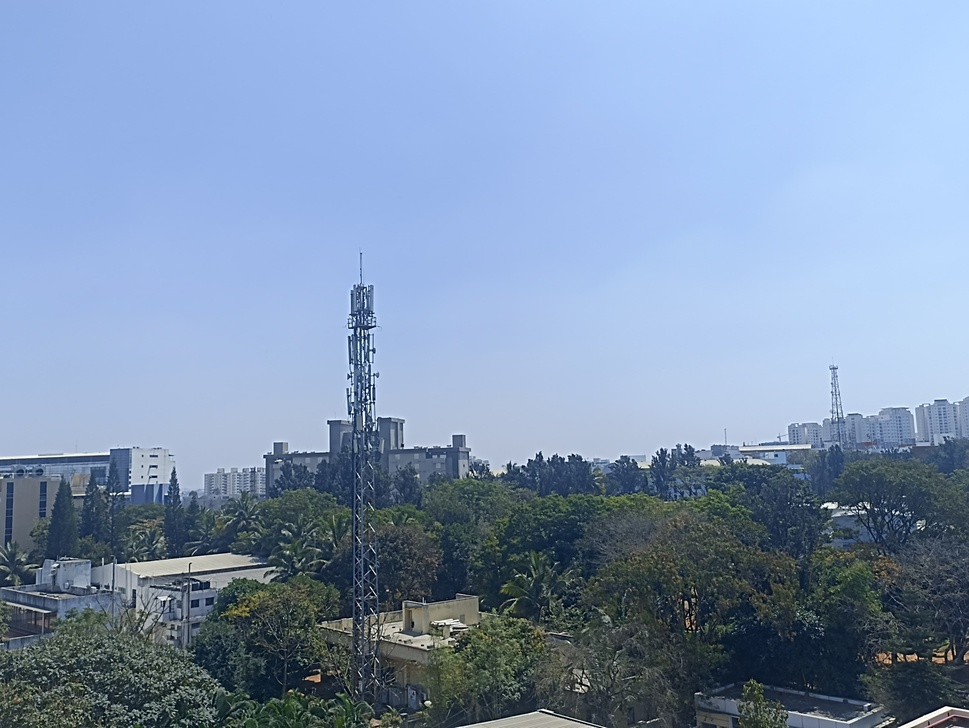
#> input picture images/panorama_1.jpg, 969 x 728 px, shrunk from 4160 x 3123 before the run
$ python part_2.py
#> lines starting #> are read from the running program, lines starting #| are printed output that depends on the picture; after the words box and inside, x2 and y2 are one past the last pixel; in counts of white or black regions, pixels touching at a corner belong together
import cv2
import numpy as np
import matplotlib.pyplot as plt

# Paths to images
image_paths = ["./images/panorama_1.jpg", "./images/panorama_2.jpg", "./images/panorama_3.jpg"]

# ORB Detector
orb = cv2.ORB_create()

# Storing keypoints and descriptors
keypoints_list = []
descriptors_list = []
images = []

# Function for detecting keypoints
def detect_keypoints(image_path):
#> called with image_path = './images/panorama_1.jpg'
    image = cv2.imread(image_path)
#> image is the input picture: shape (728, 969, 3); mean B, G, R 177.6, 148.5, 127.2
    gray = cv2.cvtColor(image, cv2.COLOR_BGR2GRAY)
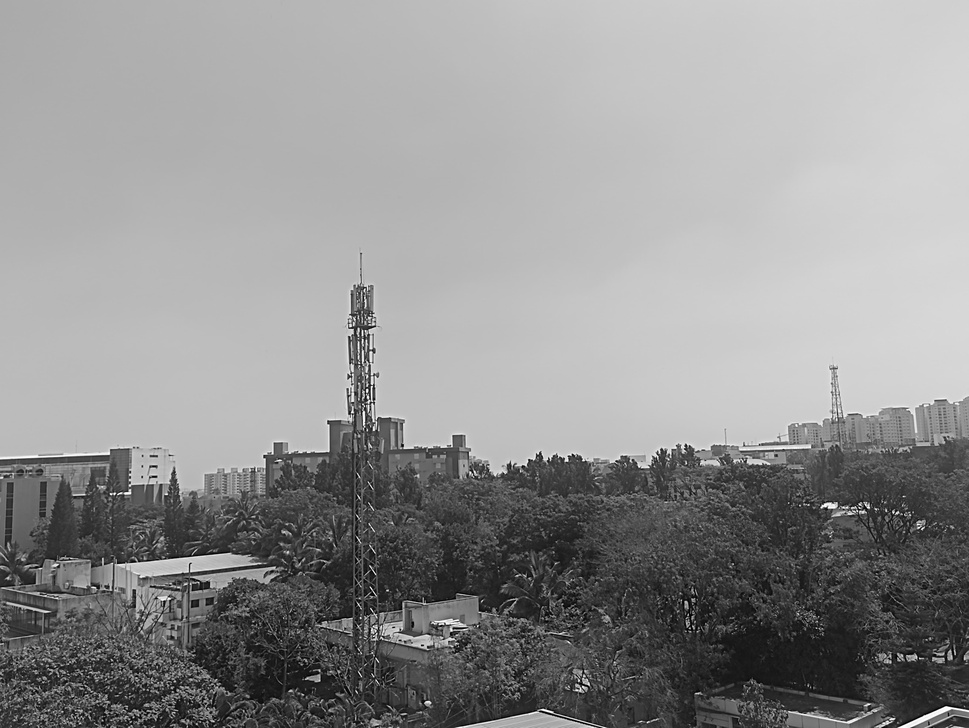
#> gray: shape (728, 969); min 0, max 255, mean 145.4
    keypoints, descriptors = orb.detectAndCompute(gray, None)
#> keypoints = 500 keypoints; strongest (x, y, size): (565, 460, 31), (366, 390, 31), (453, 628, 31), (127, 491, 31)
    return image, keypoints, descriptors

# Processing each image
for path in image_paths:
    img, kps, des = detect_keypoints(path)
#> kps has the same summary as keypoints in detect_keypoints
    images.append(img)
    keypoints_list.append(kps)
    descriptors_list.append(des)
#> pass 2 of the loop `for path in image_paths:`:
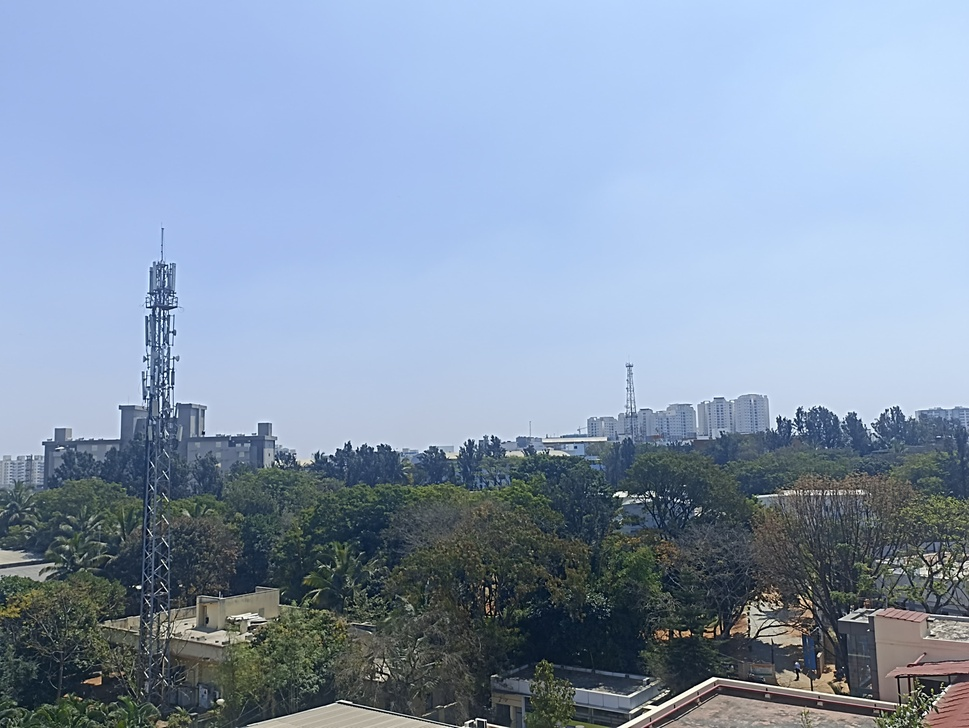
#> input picture images/panorama_2.jpg, 969 x 728 px, shrunk from 4160 x 3123 before the run
#> in detect_keypoints, image is the input picture: shape (728, 969, 3); mean B, G, R 175.4, 152.7, 134.9
#> in detect_keypoints (call 2), `gray = cv2.cvtColor(image, cv2.COLOR_BGR2GRAY)`:
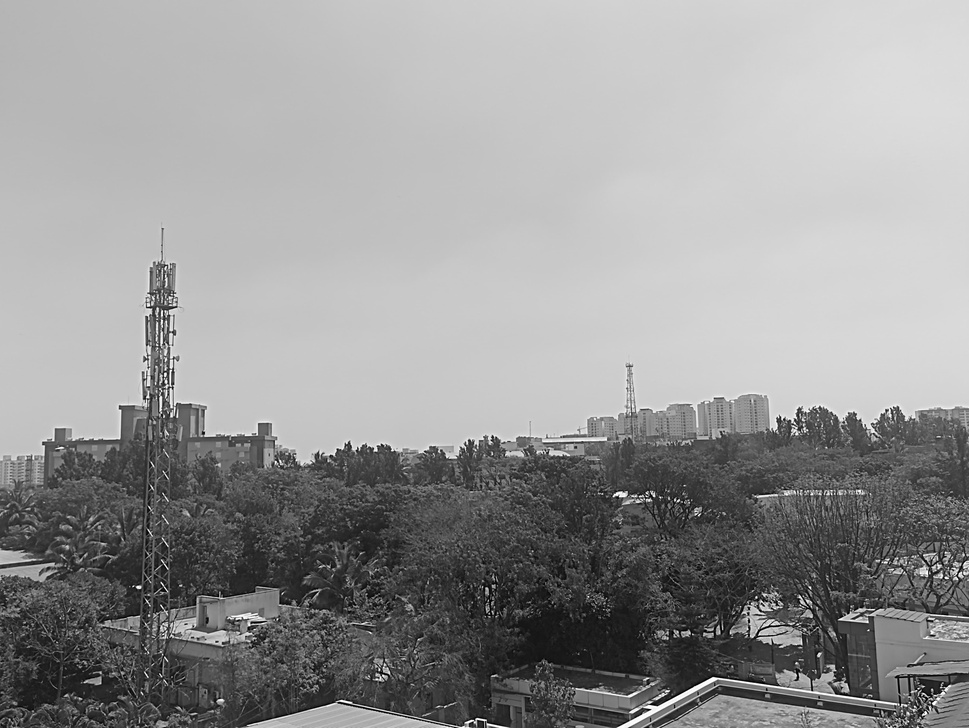
#> gray: shape (728, 969); min 0, max 255, mean 149.9
#> keypoints = 500 keypoints; strongest (x, y, size): (137, 587, 31), (165, 374, 31), (812, 690, 31), (374, 450, 31)
#> `img, kps, des = detect_keypoints(path)`: kps has the same summary as keypoints in detect_keypoints
#> pass 3 of the loop `for path in image_paths:`:
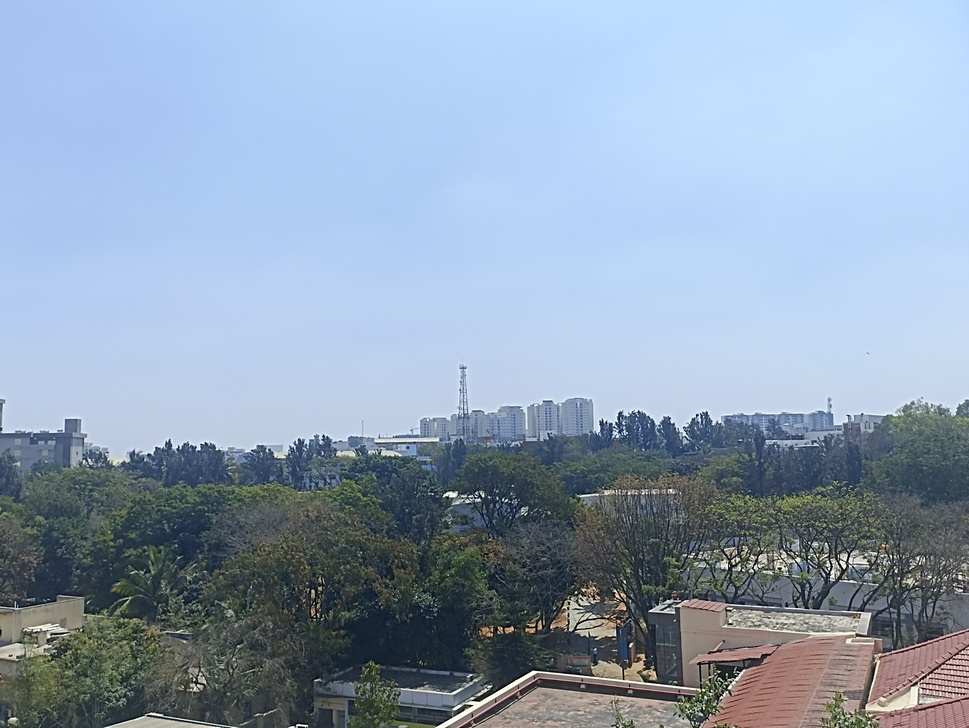
#> input picture images/panorama_3.jpg, 969 x 728 px, shrunk from 4160 x 3123 before the run
#> in detect_keypoints, image is the input picture: shape (728, 969, 3); mean B, G, R 181.2, 160.5, 143.1
#> in detect_keypoints (call 3), `gray = cv2.cvtColor(image, cv2.COLOR_BGR2GRAY)`:
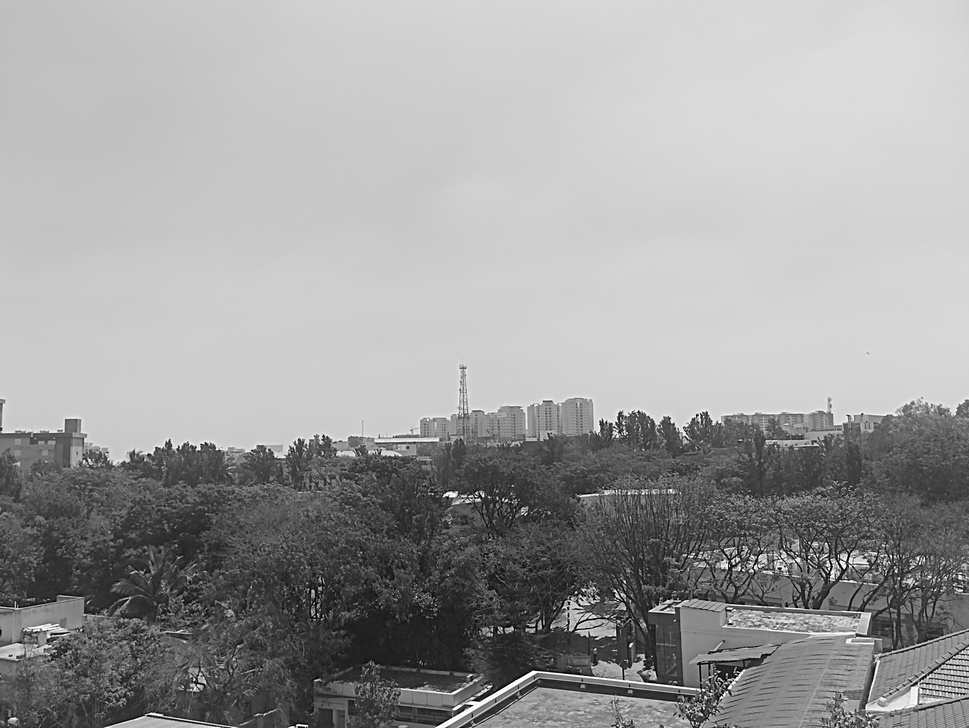
#> gray: shape (728, 969); min 0, max 255, mean 157.6
#> keypoints = 500 keypoints; strongest (x, y, size): (843, 566, 31), (729, 687, 31), (734, 563, 31), (733, 560, 31)
#> `img, kps, des = detect_keypoints(path)`: kps has the same summary as keypoints in detect_keypoints

# Displaying images with keypoints (with enhanced feature point markings)
fig, axes = plt.subplots(1, len(images), figsize=(25, 10))
for ax, img, kps, path in zip(axes, images, keypoints_list, image_paths):
    img_with_keypoints = cv2.drawKeypoints(img, kps, None, color=(0, 255, 0),
                                           flags=cv2.DRAW_MATCHES_FLAGS_DRAW_RICH_KEYPOINTS)
    ax.imshow(cv2.cvtColor(img_with_keypoints, cv2.COLOR_BGR2RGB))
    ax.set_title(path.split('/')[-1])
    ax.axis("off")
#> this loop made 3 passes
#> pass 1, `img_with_keypoints = cv2.drawKeypoints(img, kps, None, color=(0, 255, ..`:
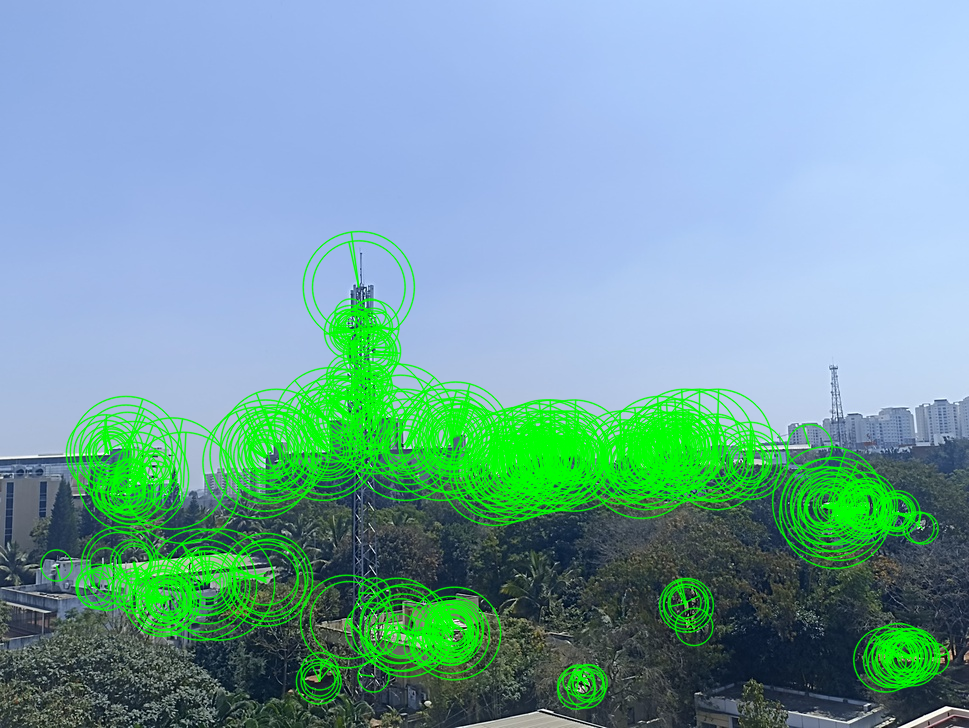
#> img_with_keypoints: shape (728, 969, 3); mean B, G, R 162, 162.7, 115.2
plt.show()
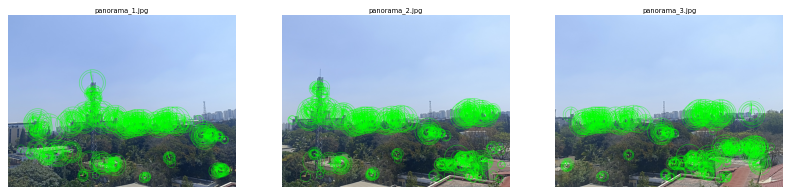
#> figure drawn by matplotlib, 3 panels

# Image Stitching Function
def stitch_images(images, keypoints_list, descriptors_list):
    matcher = cv2.BFMatcher(cv2.NORM_HAMMING, crossCheck=True)
    panorama = images[0]

    for i in range(1, len(images)):
        matches = matcher.match(descriptors_list[i - 1], descriptors_list[i])
        matches = sorted(matches, key=lambda x: x.distance)  # Sort by best matches

        # Extracting matched keypoints
        src_pts = np.float32([keypoints_list[i - 1][m.queryIdx].pt for m in matches]).reshape(-1, 1, 2)
        dst_pts = np.float32([keypoints_list[i][m.trainIdx].pt for m in matches]).reshape(-1, 1, 2)

        # Computing Homography
        H, _ = cv2.findHomography(dst_pts, src_pts, cv2.RANSAC, 5.0)

        # Extracting dimensions of images
        h1, w1 = panorama.shape[:2]
        h2, w2 = images[i].shape[:2]

        # Warping the images to align with panorama
        warped_img = cv2.warpPerspective(images[i], H, (w1 + w2, h1))
        warped_img[0:h1, 0:w1] = panorama  # Overlay images
        panorama = warped_img
#> this loop made 2 passes
#> (matches, h1, w1, h2, w2) on passes 1 to 2: (245 matches, 728, 969, 728, 969), (244 matches, 728, 1938, 728, 969)
#> pass 1, in stitch_images, `panorama = warped_img`:
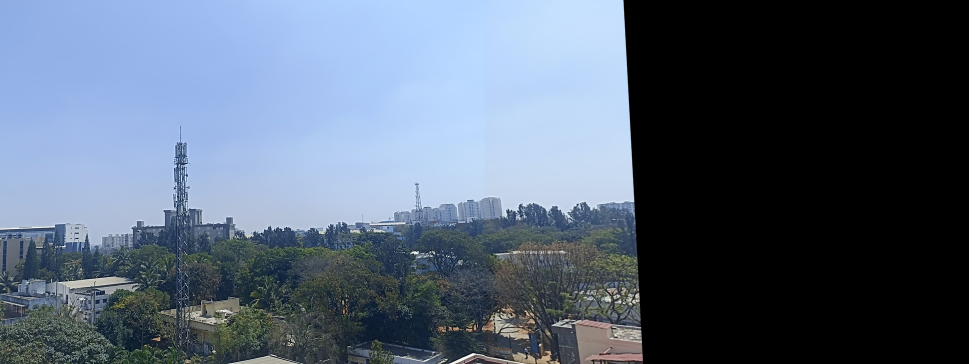
#> panorama: shape (728, 1938, 3) (shown at 1/2 size); mean of channels 0, 1, 2 116.3, 99, 86; drawn as B, G, R

    # Croping black areas to improve the final output
    gray_panorama = cv2.cvtColor(panorama, cv2.COLOR_BGR2GRAY)
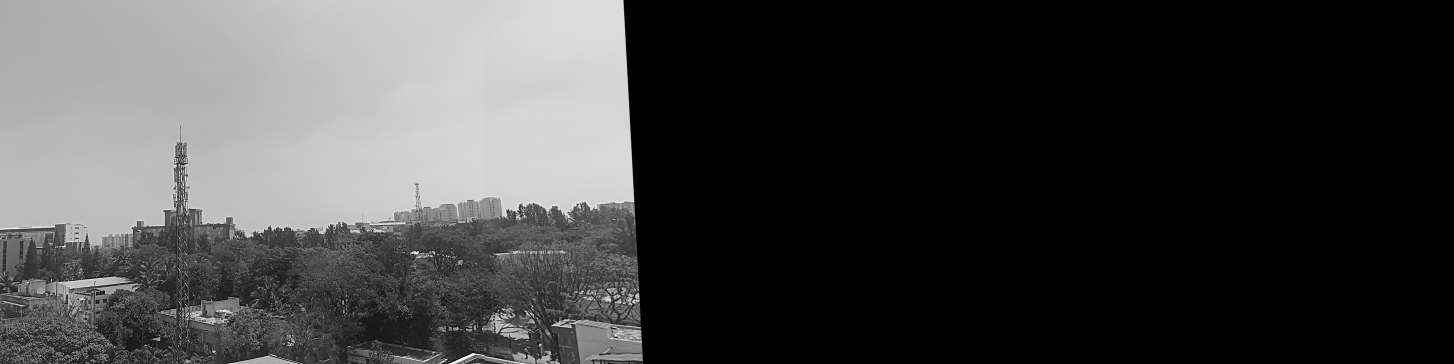
#> gray_panorama: shape (728, 2907) (shown at 1/2 size); min 0, max 255, mean 64.7
    _, thresh = cv2.threshold(gray_panorama, 1, 255, cv2.THRESH_BINARY)
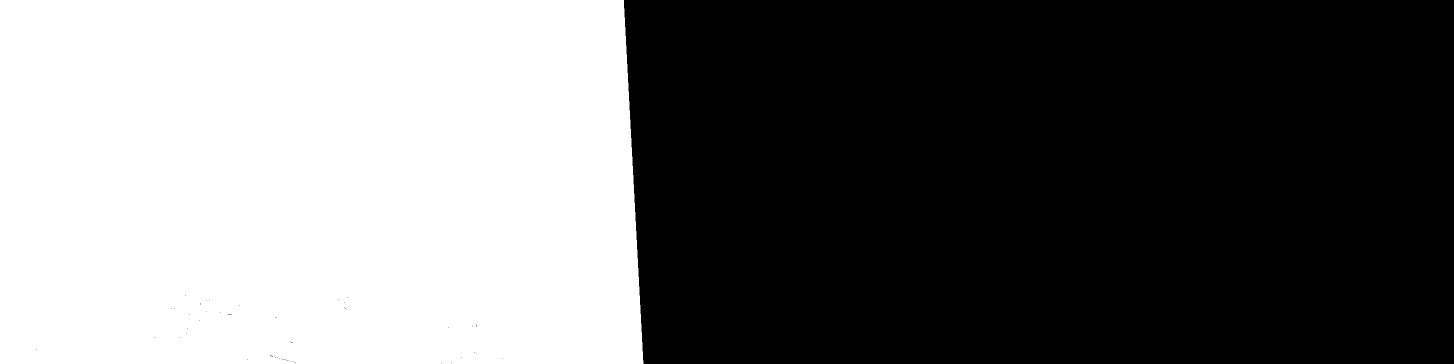
#> thresh: shape (728, 2907) (shown at 1/2 size); 43.6% white; 1 white region, box (x1, y1, x2, y2) and area: (0, 0, 1287, 728) 922480
    coords = cv2.findNonZero(thresh)
#> coords = contour of 922480 points, box (x1, y1, x2, y2) (0, 0, 1287, 728), area 7192
    x, y, w, h = cv2.boundingRect(coords)
#> x = 0; y = 0; w = 1287; h = 728
    panorama = panorama[y:y+h, x:x+w]
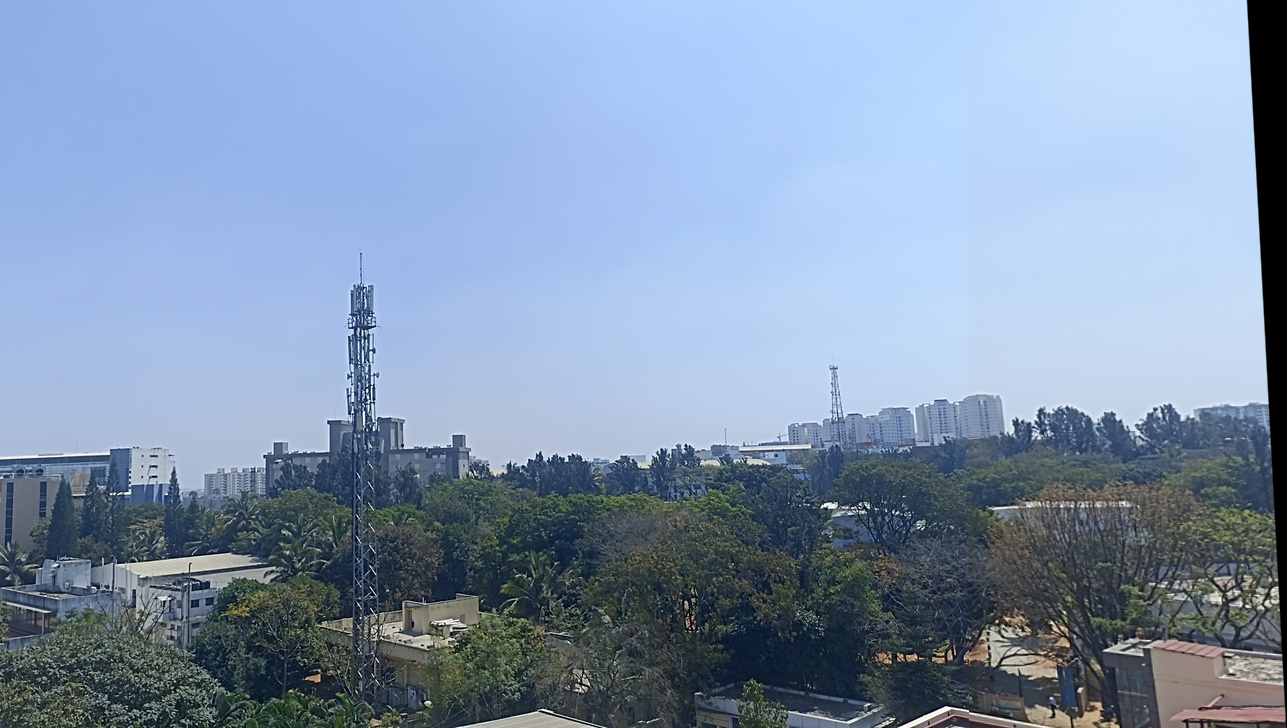
#> panorama: shape (728, 1287, 3); mean of channels 0, 1, 2 175.1, 149, 129.5; drawn as B, G, R

    return panorama

# Performing Image Stitching
stitched_image = stitch_images(images, keypoints_list, descriptors_list)

# Displaying Final Stitched Panorama
plt.figure(figsize=(20, 10))
plt.imshow(cv2.cvtColor(stitched_image, cv2.COLOR_BGR2RGB))
plt.axis("off")
plt.title("Stitched Panorama")
plt.show()
